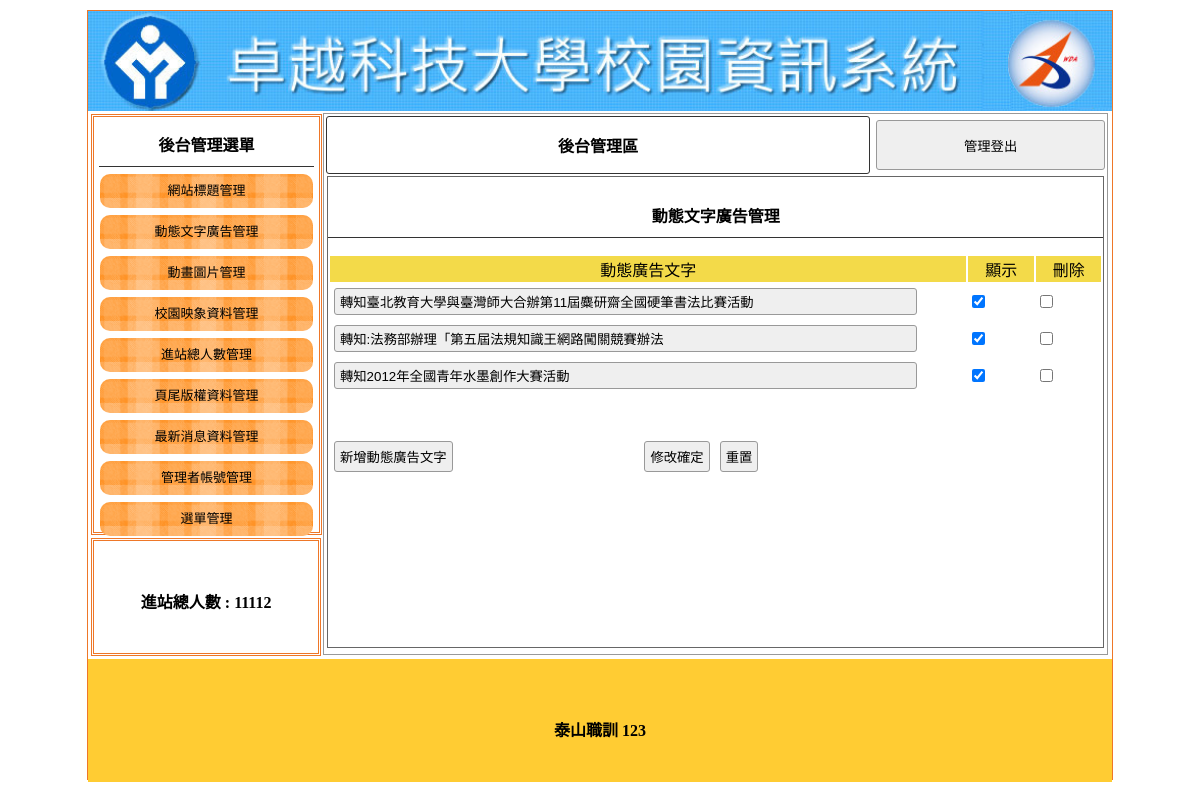
The app's page /admin.php?do=ad (signed in) with its own data.
### tables this page shows
CREATE TABLE `title` (
  `id` int(10) UNSIGNED NOT NULL,
  `img` text NOT NULL,
  `text` text NOT NULL,
  `sh` int(1) NOT NULL
);

CREATE TABLE `total` (
  `id` int(10) UNSIGNED NOT NULL,
  `total` int(10) UNSIGNED NOT NULL
);

CREATE TABLE `ad` (
  `id` int(10) UNSIGNED NOT NULL,
  `text` text NOT NULL,
  `sh` int(1) NOT NULL
);

CREATE TABLE `bottom` (
  `id` int(10) UNSIGNED NOT NULL,
  `bottom` text NOT NULL
);

### base.php (called while the page is built, shortened)
<?php
class DB{
    private $dsn = "mysql:host=localhost;charset=utf8;dbname=db99";
    private $root = "root";
    private $password = "";
    private $table = "";
    private $pdo;
public function __construct($table){
    $this->table = $table;
    $this->pdo = new PDO($this->dsn,$this->root,$this->password);
}
public function all(...$arg){
    $sql = "select * from $this->table ";
    return $this->pdo->query($sql)->fetchAll();
}
public function find($arg){
    $sql = "select * from $this->table ";
    if(is_array($arg)){
        foreach($arg as $key => $value){
            $tmp[] = sprintf("`%s`='%s'",$key,$value);
        }
        $sql = $sql . " where " . implode("&&",$tmp);
    }else{
        $sql = $sql. " where `id`=" . "'" . $arg . "'";
    }
    return $this->pdo->query($sql)->fetch(PDO::FETCH_ASSOC);
}
}
?>

### backend/ad.php (the view, shortened to what this page needs)
<div style="width:99%; height:87%; margin:auto; overflow:auto; border:#666 1px solid;">
    <p class="t cent botli">動態文字廣告管理</p>
    <form method="post" action="api/edit.php">
        <table width="100%">
            <tbody>
                <tr class="yel">
                    <td width="68%">動態廣告文字</td>
                    <td width="7%">顯示</td>
                    <td width="7%">刪除</td>
                </tr>
<?php
    $table = $do;
    $db = new DB($table);
    $rows = $db-> all();
    foreach ( $rows as $row){
        $is_check=($row['sh'])?"checked":'';
?>
    <tr>
        <td width="68%"><input type="text" style="width:90%" name="text[]" value="<?= $row['text']; ?>"></td>
        <td width="7%"><input type="checkbox" name="sh[]" value="<?= $row['id']; ?>" <?= $is_check ?>></td>
        <td width="7%"><input type="checkbox" name="del[]" value="<?= $row['id']; ?>" ></td>
    </tr>
<?php
  }
?>
            </tbody>
        </table>
        <table style="margin-top:40px; width:70%;">
            <tbody>
                <tr>
                <td width="200px">
                    <input type="button" onclick="op(&#39;#cover&#39;,&#39;#cvr&#39;,&#39;modal/ad.php?table=<?= $table; ?>&#39;)" value="新增動態廣告文字">
                </td>
                <td class="cent">
                        <input type="submit" value="修改確定">
                        <input type="reset" value="重置"></td>
                </tr>
            </tbody>
        </table>
    </form>
</div>

### admin.php (shortened to what this page needs)
<?php
include_once "base.php";
?>
<!DOCTYPE html PUBLIC "-//W3C//DTD XHTML 1.0 Transitional//EN" "http://www.w3.org/TR/xhtml1/DTD/xhtml1-transitional.dtd">
<html xmlns="http://www.w3.org/1999/xhtml">
<head>
	<link href="./css/css.css" rel="stylesheet" type="text/css">
</head>
<body>
	<div id="main">
		<?php
			$title = new DB('title');
			$ti = $title->find(['sh'=>1]);
		?>
		<a title="<?= $ti['text'];  ?>" href="index.php">
			<div class="ti" style="background:url(&#39;img/<?= $ti['img'];?>&#39;); background-size:cover;"></div>
		</a>
		<div id="ms">
			<div id="lf" style="float:left;">
				<div id="menuput" class="dbor">
					<span class="t botli">後台管理選單</span>
					<a style="color:#000; font-size:13px; text-decoration:none;" href="?do=title">
						<div class="mainmu">
							網站標題管理 </div>
					</a>
					<a style="color:#000; font-size:13px; text-decoration:none;" href="?do=ad">
						<div class="mainmu">
							動態文字廣告管理 </div>
					</a>
					<a style="color:#000; font-size:13px; text-decoration:none;" href="?do=mvim">
						<div class="mainmu">
							動畫圖片管理 </div>
					</a>
					<a style="color:#000; font-size:13px; text-decoration:none;" href="?do=image">
						<div class="mainmu">
							校園映象資料管理 </div>
					</a>
					<a style="color:#000; font-size:13px; text-decoration:none;" href="?do=total">
						<div class="mainmu">
							進站總人數管理 </div>
					</a>
					<a style="color:#000; font-size:13px; text-decoration:none;" href="?do=bottom">
						<div class="mainmu">
							頁尾版權資料管理 </div>
					</a>
					<a style="color:#000; font-size:13px; text-decoration:none;" href="?do=news">
						<div class="mainmu">
							最新消息資料管理 </div>
					</a>
					<a style="color:#000; font-size:13px; text-decoration:none;" href="?do=admin">
						<div class="mainmu">
							管理者帳號管理 </div>
					</a>
					<a style="color:#000; font-size:13px; text-decoration:none;" href="?do=menu">
						<div class="mainmu">
							選單管理 </div>
					</a>
				</div>
				<div class="dbor" style="margin:3px; width:95%; height:20%; line-height:100px;">
					<span class="t">進站總人數 :
					<?php
						$total = new DB("total");
						$tt = $total->find(1);
						echo $tt['total'];
					?>
					</span>
				</div>
			</div>
			<div class="di" style="height:540px; border:#999 1px solid; width:76.5%; margin:2px 0px 0px 0px; float:left; position:relative; left:20px;">
				<table width="100%">
					<tbody>
						<tr>
							<td style="width:70%;font-weight:800; border:#333 1px solid; border-radius:3px;" class="cent"><a href="?do=admin" style="color:#000; text-decoration:none;">後台管理區</a></td>
							<td><button onclick="location.replace(&#39;api/logout.php&#39;)" style="width:99%; margin-right:2px; height:50px;">管理登出</button></td>
						</tr>
					</tbody>
				</table>
	<?php
	$do = (!empty($_GET['do'])) ? $_GET['do'] : 'title';
	$file = 'backend/' . $do . ".php";
	if (file_exists($file)) {
		include $file;
	} else {
		include "backend/title.php";
	}
	?>
			</div>
		</div>
		<div style="width:1024px; left:0px; position:relative; background:#FC3; margin-top:4px; height:123px; display:block;">
			<span class="t" style="line-height:123px;">
			<?php
				$db = new DB('bottom');
				$ff = $db->find(1);
				echo $ff['bottom'];
			?>
			</span>
		</div>
	</div>
</body>
</html>

### css/css.css (style rules this page uses)
body { padding:0px; margin:0px; }
#main { width:1024px; height:768px; margin:10px auto 10px auto; border:#EE7728 1px solid; position:relative; }
.ti { width:100%; height:100px; position:relative; background-size:cover; background-repeat:no-repeat; }
.dbor { border:#EE7728 double 3px; margin:1px; padding:2px 10px 2px 10px; }
.t { font-weight:800; display:block; text-align:center; padding:10px 1px 10px 1px; }
.botli { border-bottom:#333 1px solid; }
.mainmu { position:relative; border-radius:10px; background:url(../icon/menu.fw.png) center no-repeat; background-size:cover; line-height:30px; padding:2px 10px 2px 10px; margin:7px 1px 7px 1px; height: 30px; text-align: center; }
#lf { height:540px; width:21%; display:inline-block; }
#menuput { width:100%; height:75%; position:relative; padding:5px; display:block; margin: 3px; }
.di { display:inline-block; }
.cent { text-align:center; }
input,button { border:#999 1px solid; border-radius:3px; background:#EFEFEF; padding:5px; margin:3px; }
input[type=text],input[type=password] { width:150px; }
.yel td { background:#F3DA49; text-align:center; }

### records on screen
title: img (picture)
total: total "11112"
ad: text "轉知臺北教育大學與臺灣師大合辦第11屆麋研齋全國硬筆書法比賽活動"
ad: text "轉知:法務部辦理「第五屆法規知識王網路闖關競賽辦法"
ad: text "轉知2012年全國青年水墨創作大賽活動"
bottom: bottom "泰山職訓 123"
